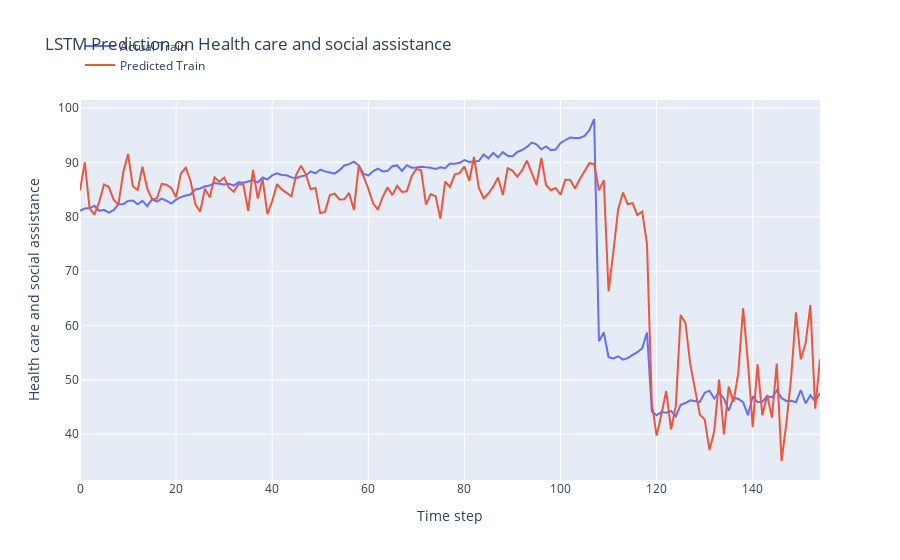

Notebook source saved alongside this figure:
### Code cell
print('Train Mean Absolute Error:', mean_absolute_error(y_train, train_predict))
print('Train Root Mean Squared Error:',np.sqrt(mean_squared_error(y_train, train_predict)))

# plot the actual and predicted values for test data
trace1 = go.Scatter(x=np.arange(len(y_train)), y=y_train.flatten(), mode='lines', name='Actual Train')
trace2 = go.Scatter(x=np.arange(len(train_predict)), y=train_predict.flatten(), mode='lines', name='Predicted Train')

# Create layout
layout = go.Layout(
    title='LSTM Prediction on Health care and social assistance',
    xaxis=dict(title='Time step'),
    yaxis=dict(title='Health care and social assistance'),
    legend=dict(x=0, y=1.18)
)

# Create figure
fig = go.Figure(data=[trace1, trace2], layout=layout)

# Show plot
fig.show()

### Figure 1 — Plotly figure (JSON) as saved in the notebook; plotly's stock layout.template omitted (floating-point values rounded to 4 significant figures; data arrays with more than 128 entries replaced by an {"elided": "..."} marker saying what was removed)
{"data": [{"mode": "lines", "name": "Actual Train", "type": "scatter", "x": {"elided": "155 int values"}, "y": {"elided": "155 float values"}}, {"mode": "lines", "name": "Predicted Train", "type": "scatter", "x": {"elided": "155 int values"}, "y": {"elided": "155 float values"}}], "layout": {"legend": {"x": 0, "y": 1.18}, "title": {"text": "LSTM Prediction on Health care and social assistance"}, "xaxis": {"title": {"text": "Time step"}}, "yaxis": {"title": {"text": "Health care and social assistance"}}}}
